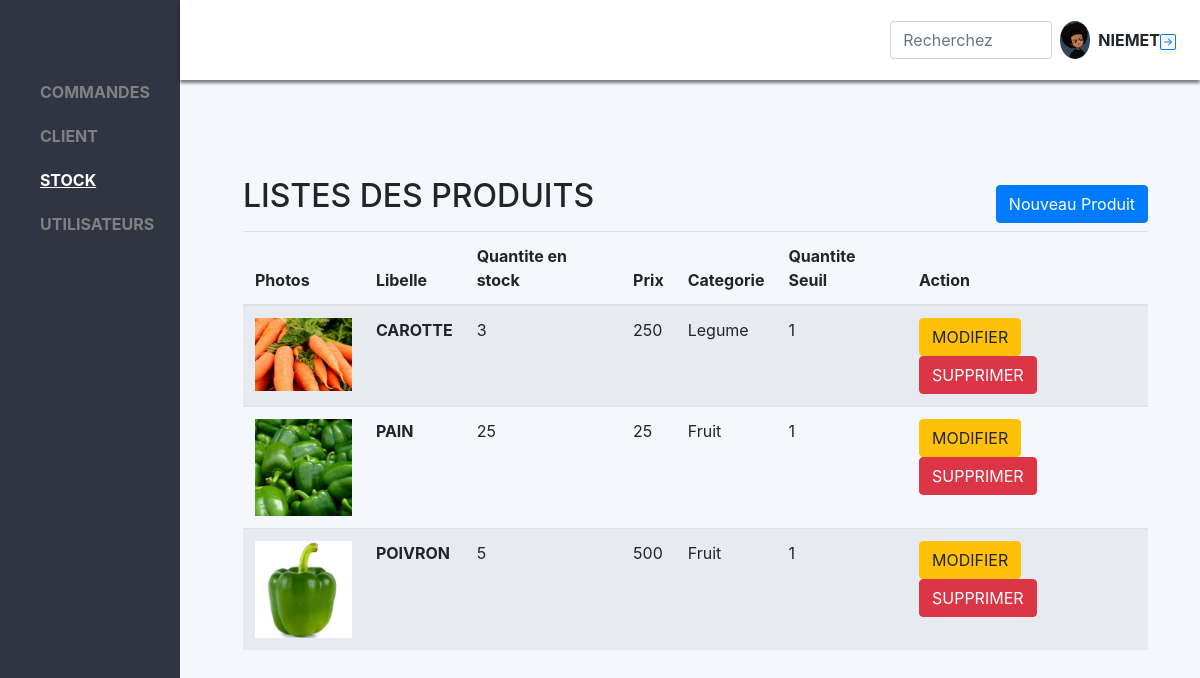
/view/admin/produits.php (signed in), run on an earlier commit of the app's database.
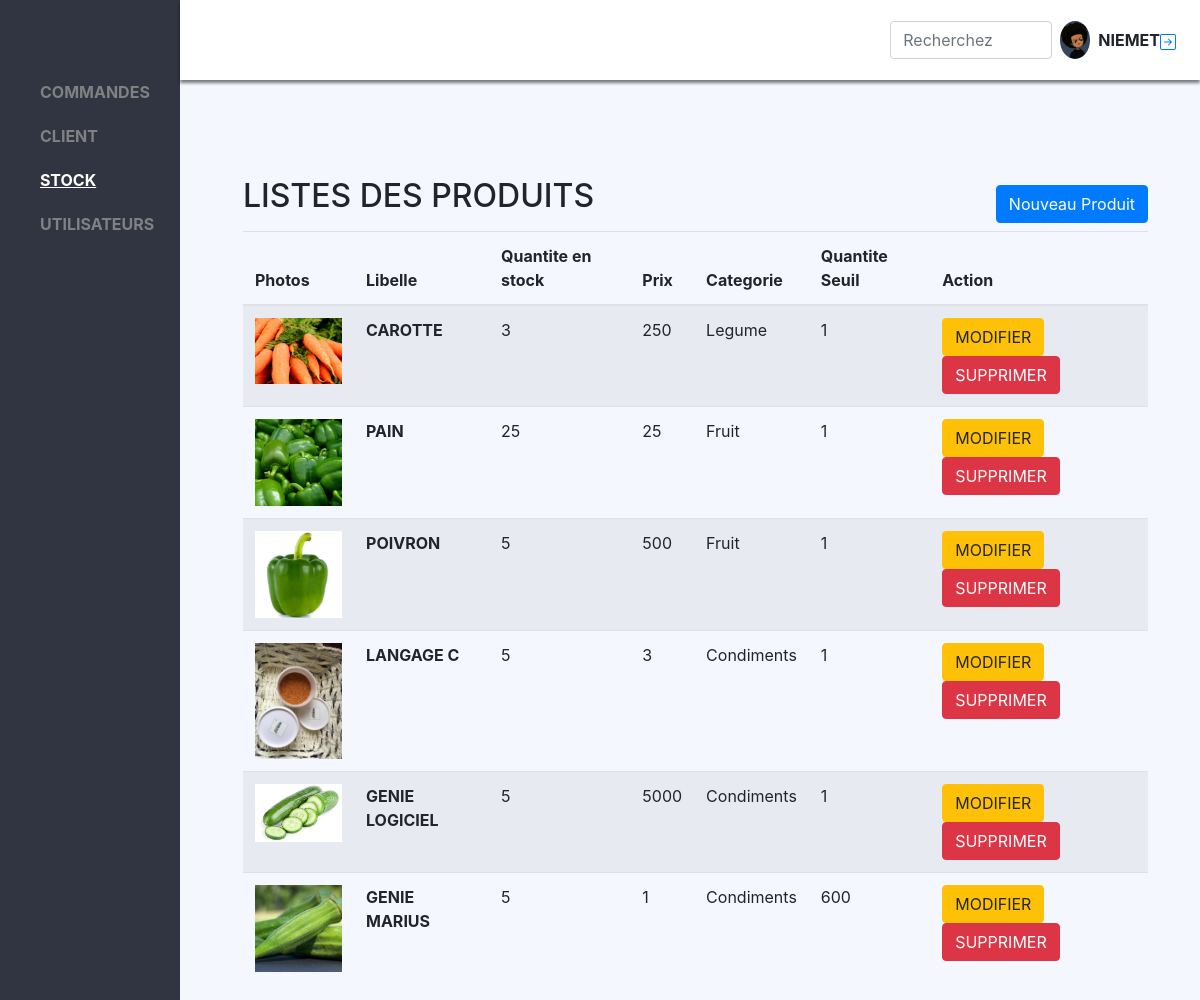
And on a later commit of the database.
### tables this page shows
CREATE TABLE `produit` (
  `idProduit` int(11) NOT NULL,
  `libelleProduit` varchar(255) NOT NULL,
  `stock` int(11) NOT NULL,
  `seuil` int(11) NOT NULL,
  `prix` varchar(15) NOT NULL,
  `idCategorieF` int(11) NOT NULL,
  `photo` varchar(255) NOT NULL
);

CREATE TABLE `categorie` (
  `idCategorie` int(11) NOT NULL,
  `libelleCategorie` varchar(255) NOT NULL
);

### model/produitModel.php (called while the page is built, shortened)
<?php
    require_once('bdd.php');
    function getAllProduit(){
        global $bdd;
        $req="SELECT * FROM produit, categorie WHERE idCategorieF=idCategorie";
        return $bdd->query($req)->fetchAll();
    }

### view/admin/produits.php (the view, shortened to what this page needs)
<?php
    include_once('index.php');
    require_once('../../model/produitModel.php');
    $produits = getAllProduit();
?>
<div class="content  pt-5" style=" width: 85%; margin-top:81px; position: absolute; left: 15%;">
        <div class="container-list-product col-md-11 ml-5 mt-5">
        <div class="d-flex align-items-center justify-content-between">
        <h2 class="mb-3">LISTES DES  PRODUITS</h2>
        <a href="addProduit.php"><button class="btn btn-primary">Nouveau Produit</button></a>
        </div>
        <table class="table table-striped">
            <thead>
                <tr>
                <th scope="col">Photos</th>
                <th scope="col">Libelle</th>
                <th scope="col">Quantite en stock</th>
                <th scope="col">Prix</th>
                <th scope="col">Categorie</th>
                <th scope="col">Quantite Seuil</th>
                <th scope="col">Action</th>
                </tr>
            </thead>
            <tbody>
            <?php
                foreach ($produits as $produit) {
                    ?>
                        <tr>
                            <td>
                                    <img src="http://localhost/bouchra/controller/upload/<?=$produit['photo']?>" class="img-fluid" width="35px" alt="">
                                </td>
                            <td>
                                <span class="name-product">
                                   <?=$produit['libelleProduit'] ?>
                                </span>
                            </td>
                            <td> <?=$produit['stock'] ?></td>
                            <td> <?=$produit['seuil'] ?></td>
                            <td> <?=$produit['libelleCategorie'] ?></td>
                            <td> <?=$produit['prix'] ?></td>
                            <td>
                                <button class="btn btn-warning">MODIFIER</button>
                                <button class="btn btn-danger">SUPPRIMER</button>
                            </td>
                        </tr>
                    <?php
                }
            ?>
            </tbody>
            </table>
        </div>
</div>

### view/admin/index.php (shortened to what this page needs)
<!DOCTYPE html>
<html lang="en">
<head>
    <link rel="stylesheet" href="style.css">
    <link rel="stylesheet" href="https://stackpath.bootstrapcdn.com/bootstrap/4.3.1/css/bootstrap.min.css">
</head>
<body style="background-color: rgb(244,247,254);">
    <div class="sidebar  d-flex flex-column" style="width: 15%; height: 100%; position: fixed;  ">
        <a href="commande.php" class="commande">COMMANDES</a>
        <a href="clients.php" class="client">CLIENT</a>
        <a href="produits.php" class="stock">STOCK</a>
        <a href="user.php" class="user">UTILISATEURS</a>
    </div>
    <div class="topbar d-flex align-items-center justify-content-end p-4 " style="z-index: 2000;">
        <input type="text" class="col-md-2 form-control mr-2" placeholder="Recherchez">
        <img src="http://localhost/bouchra/images/marius.jpg" class="rounded-circle mr-2" width="30px" alt="">
        <?= $_SESSION['nom'] ?>
        <a href="/bouchra/controller/userController.php?deconnexion=1">
        </a>
    </div>
</body>
</html>

### view/admin/style.css (style rules this page uses)
.sidebar { background-color: rgb(49,53,65); padding-top: 80px; padding-left: 40px; }
.sidebar a { color: #808183; margin-bottom: 20px; font-weight: bold; }
.topbar { font-weight: bold; z-index: 2000; background-color: #fff; position: fixed; height: 80px; left: 15%; top: 0%; width: 85%; box-shadow: 0px 3px 3px 0px rgba(0,0,0,0.5); }
.content img { width: 50px; }

### view/admin/produits.php (style rules this page uses)
.content img { width: 100px; }
.content table { margin-bLegumesm: 50px; }
.name-product { text-transform:uppercase; font-weight: bold; }
.stock { text-decoration: underline; color: #fff !important; }

What changed in the data, as far as the page shows it:
added produit: photo (picture), libelleProduit "LANGAGE C", stock "5", seuil "3", idCategorieF.libelleCategorie "Condiments", prix "1"
added produit: photo (picture), libelleProduit "GENIE LOGICIEL", stock "5", seuil "5000", idCategorieF.libelleCategorie "Condiments", prix "1"
added produit: photo (picture), libelleProduit "GENIE MARIUS", stock "5", seuil "1", idCategorieF.libelleCategorie "Condiments", prix "600"
